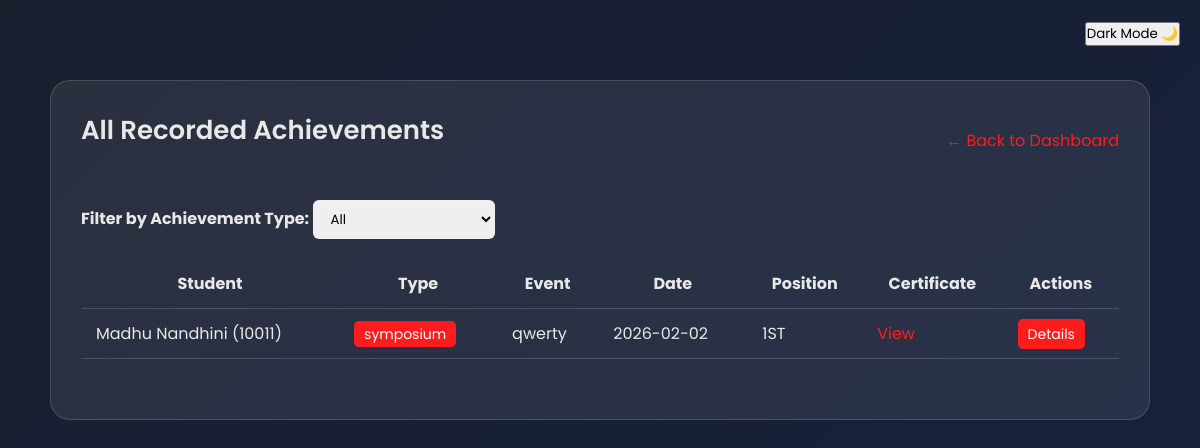
/all-achievements (signed in), run on the app's committed database.
### tables this page shows
CREATE TABLE achievements (
                id INTEGER PRIMARY KEY AUTOINCREMENT,
                teacher_id TEXT NOT NULL,
                student_id TEXT NOT NULL,
                achievement_type TEXT NOT NULL,
                event_name TEXT NOT NULL,
                achievement_date DATE NOT NULL,
                organizer TEXT NOT NULL,
                position TEXT NOT NULL,
                achievement_description TEXT,
                certificate_path TEXT,

                symposium_theme TEXT,
                programming_language TEXT,
                coding_platform TEXT,
                paper_title TEXT,
                journal_name TEXT,
                conference_level TEXT,
                conference_role TEXT,
                team_size INTEGER,
                project_title TEXT,
                database_type TEXT,
                difficulty_level TEXT,
                other_description TEXT,

                certificate_hash TEXT UNIQUE, 
                created_at TIMESTAMP DEFAULT CURRENT_TIMESTAMP,

                FOREIGN KEY (student_id) REFERENCES student(student_id),
                FOREIGN KEY (teacher_id) REFERENCES teacher(teacher_id)
            );

CREATE TABLE student (
            student_name TEXT NOT NULL,
            student_id TEXT PRIMARY KEY,
            email TEXT UNIQUE NOT NULL,
            phone_number TEXT,
            password TEXT NOT NULL,
            student_gender TEXT,
            student_dept TEXT
        , profile_picture TEXT, is_approved BOOLEAN DEFAULT 1, created_at TIMESTAMP);

### app.py (the view)
@app.route("/all-achievements", endpoint="all-achievements")
def all_achievements():
    if not session.get("logged_in"):
        return redirect(url_for("teacher"))
    teacher_id = session.get("teacher_id")
    connection = sqlite3.connect(DB_PATH)
    connection.row_factory = sqlite3.Row
    cursor = connection.cursor()
    cursor.execute("""
        SELECT a.id, a.student_id, s.student_name, a.achievement_type,
               a.event_name, a.achievement_date, a.position, a.organizer,
               a.certificate_path
        FROM achievements a
        JOIN student s ON a.student_id = s.student_id
        WHERE a.teacher_id = ?
        ORDER BY a.achievement_date DESC
    """, (teacher_id,))
    achievements = cursor.fetchall()
    connection.close()
    return render_template("all_achievements.html", achievements=achievements)

### app.py (called while the page is built)
@app.context_processor
def inject_firebase_config():
    if FIREBASE_AVAILABLE:
        return dict(firebase_config=get_firebase_config())
    else:
        return dict(firebase_config=DEFAULT_FIREBASE_CONFIG)

@app.context_processor
def inject_csrf():
    return {"csrf_token": lambda: ""}

### firebase_config.py (called while the page is built)
def get_firebase_config():
    return FIREBASE_CONFIG

### templates/all_achievements.html (shortened to what this page needs)
<!DOCTYPE html>
<html lang="en">
<head>
    <link rel="stylesheet" href="{{ url_for('static', filename='styles.css') }}" />
</head>
<body style="height:auto; align-items:flex-start; padding-top:80px;">
    <div class="toggle-container">
        <button id="mode-toggle">Dark Mode 🌙</button>
    </div>
    <div class="container dashboard-container">
        <div class="page-header">
            <div class="title">All Recorded Achievements</div>
            <a href="{{ url_for('teacher-dashboard') }}" class="back-button">
                ← Back to Dashboard
            </a>
        </div>
        <div class="content">
            <div class="filter-box">
                <label><b>Filter by Achievement Type:</b></label>
                <select id="typeFilter" onchange="filterAchievements()">
                    <option value="all">All</option>
                </select>
            </div>
            {% if achievements %}
            <table class="achievements-table">
                <thead>
                    <tr>
                        <th>Student</th>
                        <th>Type</th>
                        <th>Event</th>
                        <th>Date</th>
                        <th>Position</th>
                        <th>Certificate</th>
                        <th>Actions</th>
                    </tr>
                </thead>
                <tbody>
                    {% for achievement in achievements %}
                    <tr class="achievement-row"
                        data-type="{{ achievement.achievement_type }}">
                        <td>
                            {{ achievement.student_name }}
                            ({{ achievement.student_id }})
                        </td>
                        <td>
                            <span class="achievement-type-badge">
                                {{ achievement.achievement_type }}
                            </span>
                        </td>
                        <td>{{ achievement.event_name }}</td>
                        <td>{{ achievement.achievement_date }}</td>
                        <td>{{ achievement.position }}</td>
                        <td>
                            {% if achievement.certificate_path %}
                                <a href="{{ url_for('static', filename=achievement.certificate_path) }}"
                                   class="certificate-link"
                                   target="_blank">
                                    View
                                </a>
                            {% else %}
                                -
                            {% endif %}
                        </td>
                        <td>
                            <a href="#" class="view-button">Details</a>
                        </td>
                    </tr>
                    {% endfor %}
                </tbody>
            </table>
            {% else %}
                <div class="no-achievements">
                    <h3>No achievements recorded yet.</h3>
                </div>
            {% endif %}
        </div>
    </div>
</body>
</html>

### static/styles.css (style rules this page uses)
:root { --bg-color: #0f1419; --bg-gradient: linear-gradient(135deg, #1a1f2e 0%, #16213e 100%); --glass-bg: rgba(255, 255, 255, 0.08); --text-color: #e8e8e8; --text-secondary: #b0b0b0; --primary-color: #ff1c1c; --primary-hover: #ff3d3d; --border-color: rgba(255, 255, 255, 0.15); }
* { margin: 0; padding: 0; box-sizing: border-box; font-family: 'Poppins', sans-serif; }
body { min-height: 100vh; background: var(--bg-gradient); background-color: var(--bg-color); color: var(--text-color); padding: 20px; }
.container { max-width: 1200px; width: 100%; background: var(--glass-bg); border-radius: 20px; padding: 30px; border: 1px solid var(--border-color); margin: 0 auto; }
.title::before { display: none; }
.title { font-size: 26px; font-weight: 600; margin-bottom: 20px; }
.title::before { content: ""; position: absolute; bottom: -6px; left: 0; width: 50px; height: 3px; background: var(--primary-color); border-radius: 5px; }
.toggle-container { position: fixed; top: 20px; right: 20px; z-index: 1001; }

### templates/all_achievements.html (style rules this page uses)
.dashboard-container { max-width: 1100px !important; }
.page-header { display: flex; justify-content: space-between; align-items: center; margin-bottom: 30px; }
.back-button { text-decoration: none; color: var(--primary-color); }
.filter-box { margin-bottom: 20px; }
.filter-box select { padding: 8px 12px; border-radius: 6px; border: 1px solid var(--border-color); }
.achievements-table { width: 100%; border-collapse: collapse; overflow: hidden; margin-bottom: 30px; }
.achievements-table th, .achievements-table td { padding: 12px 15px; border-bottom: 1px solid var(--border-color); }
.achievement-type-badge { background-color: var(--primary-color); color: white; padding: 3px 10px; border-radius: 5px; font-size: 14px; }
.view-button { background-color: var(--primary-color); color: white; padding: 5px 10px; border-radius: 5px; text-decoration: none; font-size: 14px; }
.certificate-link { color: var(--primary-color); text-decoration: none; }

### data on the page
achievements: student_name "Madhu Nandhini", student_id "10011", achievement_type "symposium", event_name "qwerty", achievement_date "2026-02-02", position "1ST"
